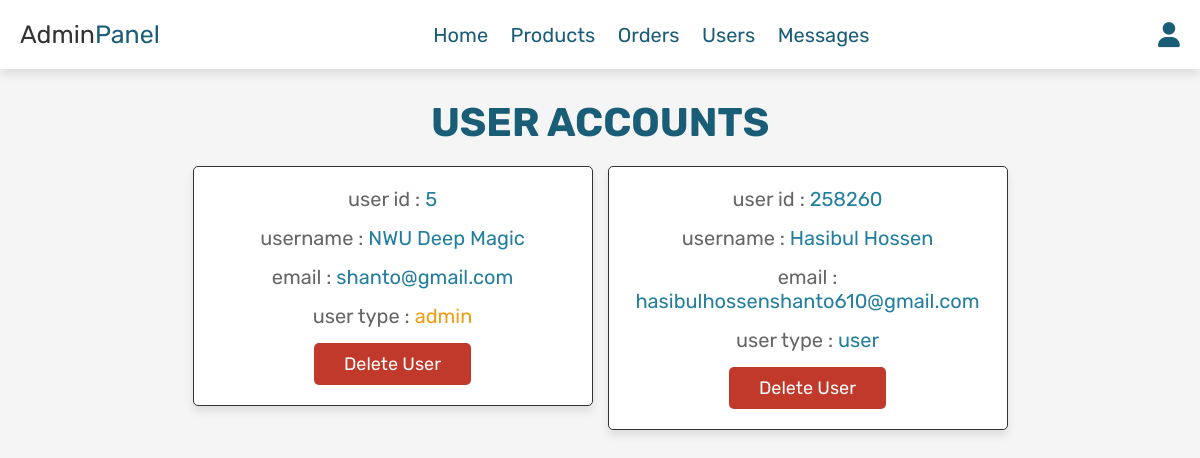
Screenshot of /admin_users.php (signed in) with the database file from the repository.
### tables this page shows
CREATE TABLE `users` (
  `id` int(11) NOT NULL,
  `name` varchar(100) NOT NULL,
  `email` varchar(100) NOT NULL,
  `password` varchar(100) NOT NULL,
  `user_type` varchar(20) NOT NULL DEFAULT 'user'
);

### admin_users.php (the view, shortened to what this page needs)
<?php
include 'config.php';
?>
<!DOCTYPE html>
<html lang="en">
<head>
   <link rel="stylesheet" href="https://cdnjs.cloudflare.com/ajax/libs/font-awesome/6.0.0/css/all.min.css">
   <link rel="stylesheet" href="css/admin_style.css">
</head>
<body>
<?php include 'admin_header.php'; ?>
<section class="users">
   <h1 class="title"> user accounts </h1>
   <div class="box-container">
      <?php
         $select_users = mysqli_query($conn, "SELECT * FROM `users`") or die('query failed');
         while($fetch_users = mysqli_fetch_assoc($select_users)){
      ?>
      <div class="box">
         <p> user id : <span><?php echo $fetch_users['id']; ?></span> </p>
         <p> username : <span><?php echo $fetch_users['name']; ?></span> </p>
         <p> email : <span><?php echo $fetch_users['email']; ?></span> </p>
         <p> user type : <span style="color:<?php if($fetch_users['user_type'] == 'admin'){ echo 'var(--orange)'; } ?>"><?php echo $fetch_users['user_type']; ?></span> </p>
         <a href="admin_users.php?delete=<?php echo $fetch_users['id']; ?>" onclick="return confirm('delete this user?');" class="delete-btn">delete user</a>
      </div>
      <?php
         };
      ?>
   </div>
</section>
</body>
</html>

### css/admin_style.css (style rules this page uses)
:root { --purple:#8e44ad; --red:#c0392b; --orange:#f39c12; --black:#333; --white:#fff; --light-color:#666; --light-white:#ccc; --light-bg:#f5f5f5; --border:.1rem solid var(--black); --box-shadow:0 .5rem 1rem rgba(0,0,0,.1); }
* { font-family: 'Rubik', sans-serif; margin:0; padding:0; box-sizing: border-box; outline: none; border:none; text-decoration: none; transition:all .2s linear; }
html { font-size: 62.5%; overflow-x: hidden; }
body { background-color: var(--light-bg); }
section { padding:3rem 2rem; }
.title { text-align: center; margin-bottom: 2rem; text-transform: uppercase; color:#1a5d76; font-size: 4rem; }
.btn, .option-btn, .delete-btn, .white-btn { display: inline-block; margin-top: 1rem; padding:1rem 3rem; cursor: pointer; color:var(--white); font-size: 1.8rem; border-radius: .5rem; text-transform: capitalize; }
.delete-btn { background-color: var(--red); }
.users .box-container { display: grid; grid-template-columns: repeat(auto-fit, 40rem); justify-content: center; gap:1.5rem; max-width: 1200px; margin:0 auto; align-items: flex-start; }
.users .box-container .box { background-color: var(--white); padding:2rem; border:var(--border); box-shadow: var(--box-shadow); border-radius: .5rem; text-align: center; }
.users .box-container .box p { padding-bottom: 1.5rem; font-size: 2rem; color:var(--light-color); }
.users .box-container .box p span { color:#237e9f; }
.users .box-container .box .delete-btn { margin-top: 0; }

### rows the page displays
users: id "5", name "NWU Deep Magic", email "shanto@gmail.com", user_type "admin"
users: id "258260", name "Hasibul Hossen", email "hasibulhossenshanto610@gmail.com", user_type "user"
